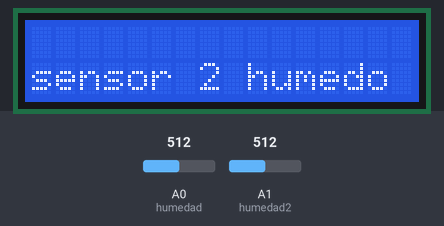
This sketch was run on a simulated Arduino Uno, built with avr-gcc and run on an emulated ATmega328P. Shown: 16×2 character LCD. The inputs (shaded band) are chosen by the test bench; at power-on: A1 (humedad2) = 512, A0 (humedad) = 512. What the sketch prints to the serial monitor is not drawn.

Above: at 1.2 s.
1.3 s: A1 (humedad2) set to 687
5.2 s: A1 (humedad2) set to 710
At 7.1 s:
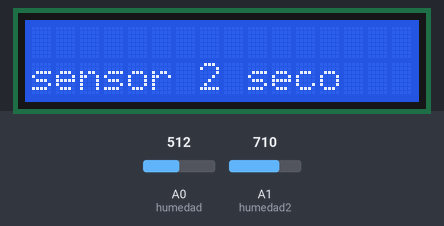
10.7 s: A0 (humedad) set to 308
14.6 s: A0 (humedad) set to 290
At 15.6 s:
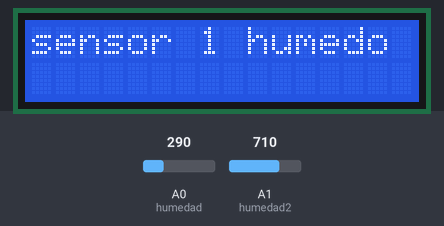
18.5 s: A0 (humedad) set to 306
At 21.7 s:
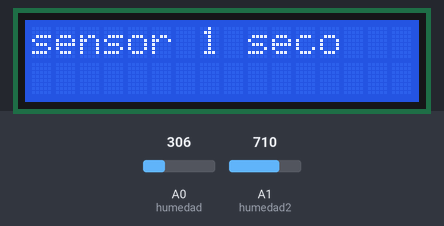
26.3 s: A0 (humedad) set to 122
At 27.8 s:
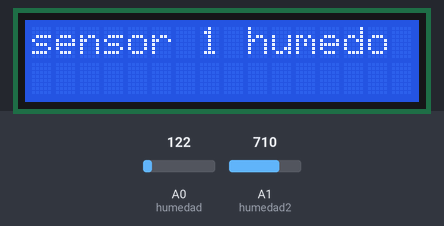
Timing chart, 0 to 29.3 s (numbered marks = the images above; inputs shaded):
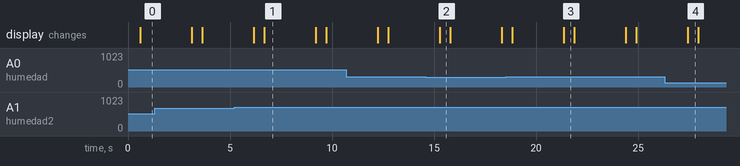

The sketch:

sensorHumedad.ino.ino
```cpp
#include <LiquidCrystal_I2C.h>
LiquidCrystal_I2C lcd(0x27,16,2);

// Incluímos la libreria externa para poder utilizarla
#include <LiquidCrystal_I2C.h>

const int humedad = A0;
const int humedad2 = A1;
String auxVal1 = "";
String auxVal2 = "";
String valor1 = "";
String valor2 = "";


void setup() {
  Serial.begin(9600);
  pinMode(humedad,INPUT);

lcd.init();
lcd.backlight();
lcd.clear();
lcd.setCursor(0,0);

}

void loop() {
  int valorSensor1 = analogRead(humedad);
  int valorSensor2 = analogRead(humedad2);

  if (valorSensor1 < 300){
    lcd.clear();
    lcd.setCursor(0,0);
    lcd.print("sensor 1 humedo");
    delay(500);
    valor1 = "humedo";

  }
  else {
    lcd.clear();
    lcd.setCursor(0,0);
    lcd.print("sensor 1 seco");
    delay(500);
    valor1 = "seco";
  }
   if (valorSensor2 < 700){
    lcd.clear();
    lcd.setCursor(0,1);
    lcd.print("sensor 2 humedo");
    delay(500);
    valor2 = "humedo";

  }
  else {
    lcd.clear();
    lcd.setCursor(0,1);
    lcd.print("sensor 2 seco");
    delay(500);
    valor2 = "seco";
  }


  if ((auxVal1 != valor1) || (auxVal2 != valor2) ){
    auxVal1 = valor1;
    Serial.println (valor1);
    auxVal2 = valor2;
    Serial.println (valor2);
  }
  Serial.println("//-----------------------------------------//");
  Serial.println("humedad 1 " + String(valorSensor1));
  delay(1000);
  Serial.println("humedad 2 "+ String(valorSensor2));
  delay(1000);

}
```

Measured:
- the behaviour switches between 699 and 700 on A1 (humedad2) (found by bisection; images 0 and 1)
- the behaviour switches between 300 and 299 on A0 (humedad) (found by bisection; images 1 and 2)
- after the input at 5.2 s, the display: first differs from a run without the input after 1.5 s (image 1)
- after the input at 14.6 s, the display: changes after 0.67 s (image 2)
- after the input at 18.5 s, the display: first differs from a run without the input after 2.9 s (image 3)
- after the input at 26.3 s, the display: changes after 1.1 s (image 4)
- what the display in image 1 shows lasts 2.5 s, from 6.7 s to 9.2 s
